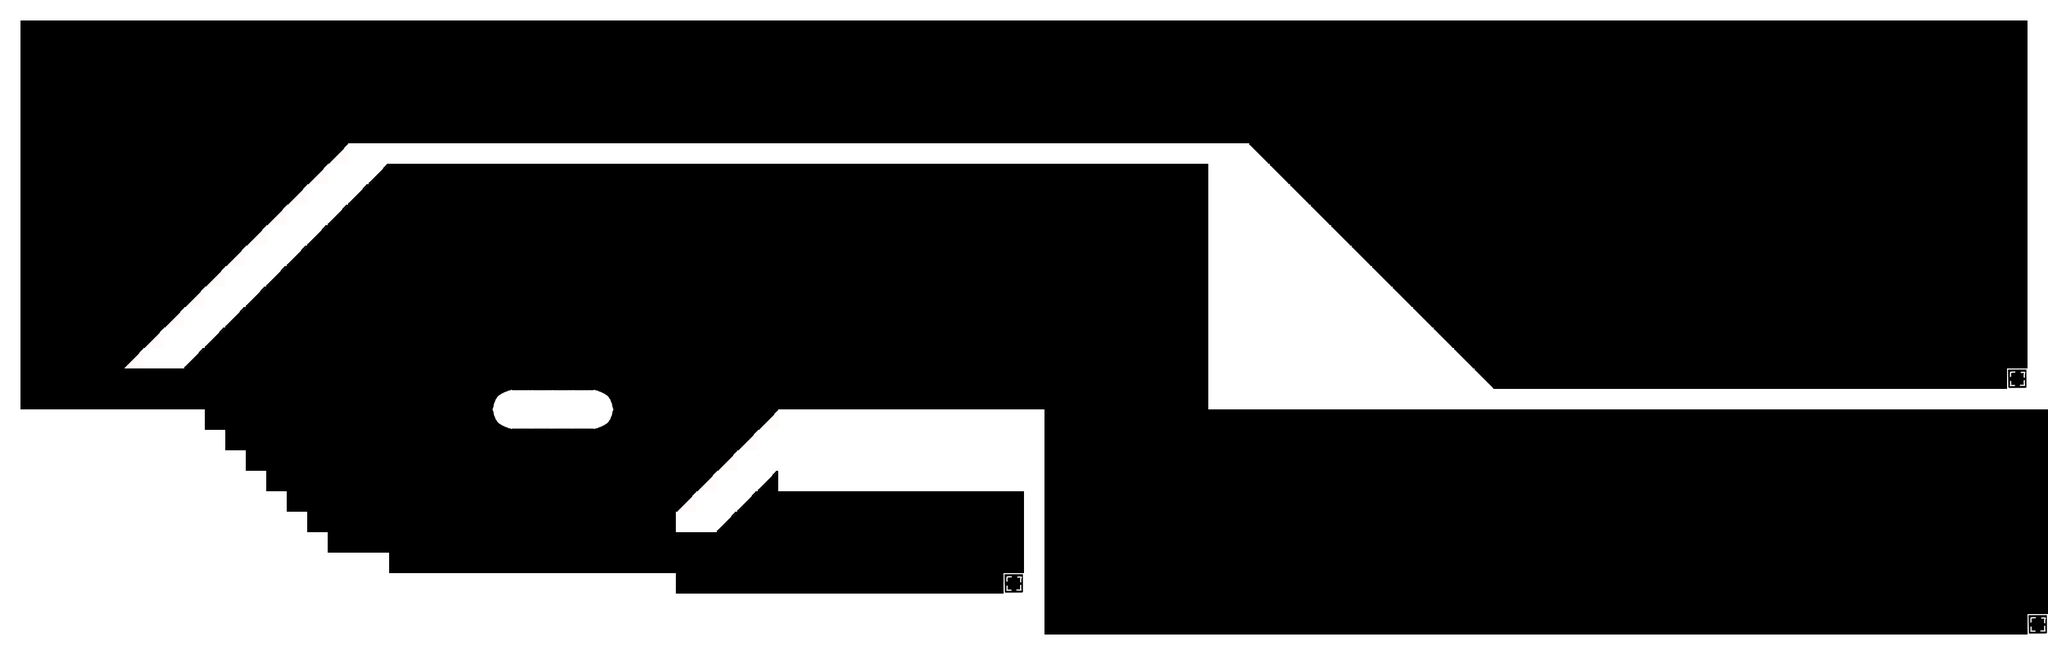

Rendered tile map (Tiled .tmx) drawn with the repository's tilesets; below, a short description and the map source with its tile grids summarised:
An orthogonal 100x32 tile map with 32x32 px tiles, 2 tile layers (SolidTerrain, Slopes), 2 tilesets and 8 objects (4x collidable, 3x exit, Player).

<map version="1.10" tiledversion="1.10.2" orientation="orthogonal" renderorder="right-down" width="100" height="32" tilewidth="32" tileheight="32" infinite="0" nextlayerid="7" nextobjectid="39">
 <tileset firstgid="1" source="blocks.tsx" />
 <tileset firstgid="9" source="testsquares.tsx" />
 <layer id="1" name="SolidTerrain" width="100" height="32">
  <properties>
   <property name="tileset" value="blocks" />
  </properties>
  <data>[3200 cells, 695 non-empty, 2 distinct tile ids]</data>
 </layer>
 <layer id="5" name="Slopes" width="100" height="32">
  <properties>
   <property name="nocollide" type="bool" value="true" />
   <property name="tileset" value="testsquares" />
  </properties>
  <data>[3200 cells, 102 non-empty, 10 distinct tile ids]</data>
 </layer>
 <objectgroup id="2" name="objects">
  <object id="1" name="Player" type="Player" x="33.8535" y="570.431" width="32" height="64" />
  <object id="11" name="collidable" type="collidable" x="544" y="224">
   <properties>
    <property name="angle" type="int" value="45" />
   </properties>
   <polygon points="-1,-1 -352,352 -257,352 61,33" />
  </object>
  <object id="15" name="collidable" type="collidable" x="1889" y="256">
   <properties>
    <property name="angle" type="int" value="-45" />
   </properties>
   <polygon points="0,0 351,352 445,353 63,-35" />
  </object>
  <object id="26" name="collidable" type="collidable" x="1057" y="800">
   <properties>
    <property name="angle" type="int" value="45" />
   </properties>
   <polygon points="0,0 159,-161 209,-123 63,32" />
  </object>
  <object id="29" name="exit" type="exit" x="1567" y="897" width="32" height="32" />
  <object id="30" name="exit" type="exit" x="3133" y="575" width="32" height="32" />
  <object id="33" name="exit" type="exit" x="3169" y="959" width="32" height="32" />
  <object id="38" name="collidable" type="collidable" x="801" y="672">
   <polygon points="0,0 -24,-9 -36,-33 -25,-56 -6,-64 131,-66 153,-54 158,-39 152,-16 129,0" />
  </object>
 </objectgroup>
</map>